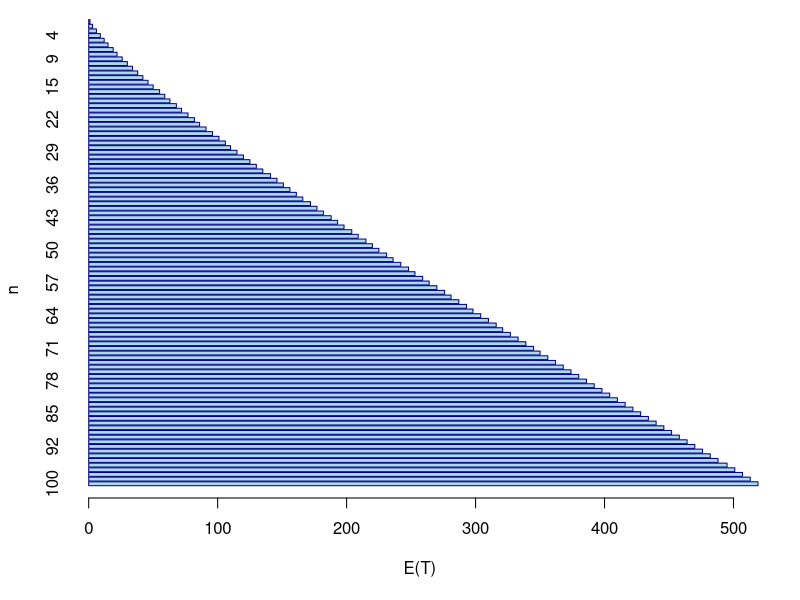
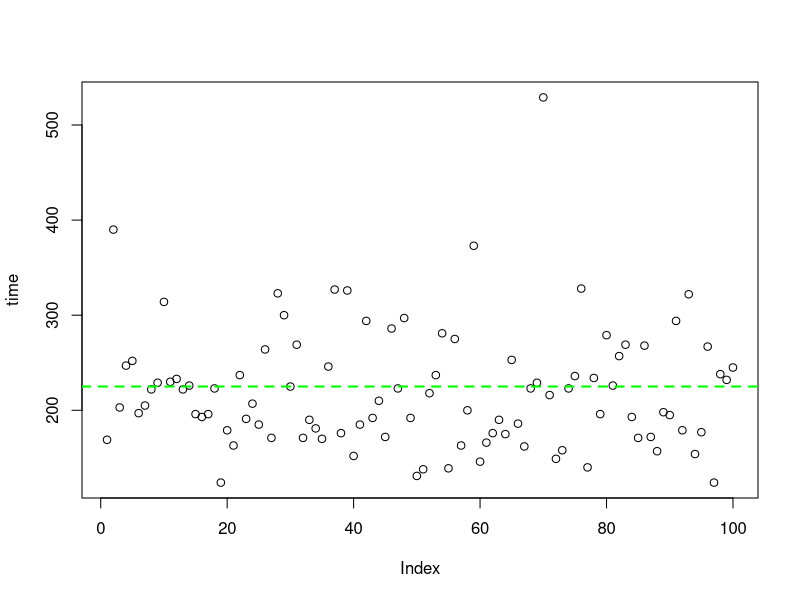

Here is the R script that generated these plots, in order:
## ---- chunk 1
n <- 1:100
ET <- rep(0, 100)
for (i in 1:100){
  ET[i] <- ceiling(n[i] * sum(rep(1, n[i]) / (1:n[i])))
}
result <- data.frame(n, ET)
result <- result[order(-n),]
barplot(result$ET, names.arg = order(-n), ylim = c(1, 100), horiz = TRUE, 
        xlab = "E(T)", ylab = "n", col="light blue", border = "dark blue")
## ---- chunk 2
round <- 100
time <- rep(0, round)

for (j in 1:round)
{
  coupons <- 1:50
  box <- 0
  i <- 1
  
  while (TRUE){
    collect <- sample(coupons, 1)
    if (! collect %in% box) box <- cbind(box, collect)
    i <- i + 1
    if (length(box) == 51) break
  }
  
  time[j] <- i
}

plot(time)
abline(h = 225, col = "green", lty = 2, lwd = 2)
mean(time)
var(time)
